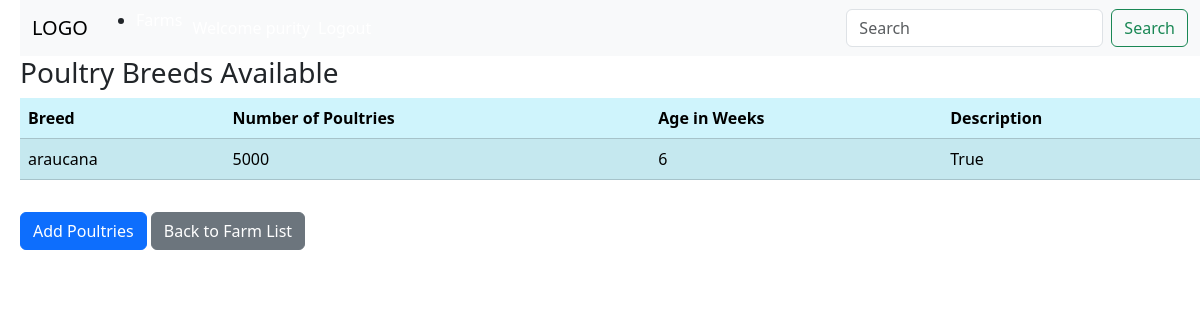
The page /poultry/farms/1/poultries/ (signed in) on the database its author committed.
### poultry/models.py (models this page shows, shortened)
class Poultry(models.Model):
    farm = models.ForeignKey(Farm, on_delete=models.CASCADE)
    age_in_weeks = models.PositiveIntegerField()
    no_of_poultries = models.PositiveIntegerField()
    breed = models.CharField(max_length=50)
    date_add = models.DateField(auto_now_add=True)
    description = models.TextField(default=True)
    class Meta:
        ordering = ["date_add"]

### poultry/views.py (the view)
# urls.py: path("farms/<int:farm_id>/poultries/", views.poultry_list, name="poultry-list"),
@login_required(login_url="login")
def poultry_list(request, farm_id):
    poultries = Poultry.objects.filter(farm_id=farm_id)
    context = {"poultries": poultries}
    return render(request, "poultry/poultry_list.html", context)

### poultry/templates/poultry/poultry_list.html (shortened to what this page needs)
{% extends 'base.html' %}
    {% load bootstrap5 %}
    {% block content %}
    <h3>Poultry Breeds Available</h3>
    <div class="table-responsive">
        <table class="table table-info table-striped">
            <thead>
                <tr>
                    <th scope="col">Breed</th>
                    <th scope="col">Number of Poultries</th>
                    <th scope="col">Age in Weeks</th>
                    <th scope="col">Description</th>
                </tr>
            </thead>
            <tbody>
                {% for poultry in poultries %}
                    <tr>
                        <td>{{ poultry.breed }}</td>
                        <td>{{ poultry.no_of_poultries }}</td>
                        <td>{{ poultry.age_in_weeks }}</td>
                        <td>{{ poultry.description | linebreaksbr }}</td>
                    </tr>
                {% empty %}
                    <tr>
                        <td colspan="4">No poultries recorded for this farm.</td>
                    </tr>
                {% endfor %}
            </tbody>
        </table>
    </div>
    <div class="mt-3">
        <a class="btn btn-primary" href="{% url 'create-poultry' %}">Add Poultries</a>
        <a class="btn btn-secondary" href="{% url 'farm-list' %}">Back to Farm List</a>
    </div>
{% endblock %}

### rows shown on the page
Poultry: breed "araucana", no_of_poultries "5000", age_in_weeks "6", description "True"
